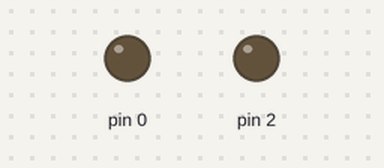
Simulated run of this sketch. Board: Arduino Uno, built with avr-gcc and run on an emulated ATmega328P. On the bench: output pins drawn as LEDs (lit = HIGH).

Above: at 0.05 s.
At 1.32 s:
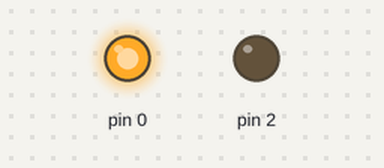
At 2.82 s:
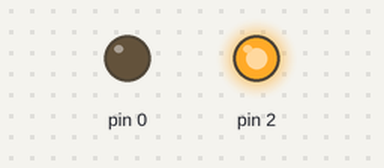
Timing chart, 0 to 3.1 s (numbered marks = the images above):
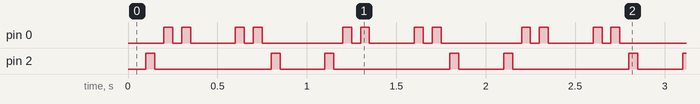

Measured:
- by itself, pin 0: repeats every 1.0 s: LOW 0.05 s, HIGH 0.05 s, LOW 0.25 s, HIGH 0.05 s, LOW 0.05 s, HIGH 0.05 s, LOW 0.45 s, HIGH 0.05 s
- by itself, pin 2: repeats every 1.0 s: LOW 0.65 s, HIGH 0.05 s, LOW 0.25 s, HIGH 0.05 s

The sketch:

knight_rider.ino
```cpp
//Initialize pins Array
int pins[] ={9,10,11,12,13};

void setup() {
    //Set all pins to OUTPUT
    for (int i=9;i<14;i++) {
    pinMode(pins[i], OUTPUT);
    }
 }

void loop() {
  // loop to run led's assending
  for (int i=9;i<=13;i++) {
   digitalWrite(pins[i], HIGH);
   delay(50);
   digitalWrite(pins[i], LOW);
   delay(50);
  }
  // loop to run led's dessending
for (int i=13;i>=9;i--) {
   digitalWrite(pins[i], HIGH);
   delay(50);
   digitalWrite(pins[i], LOW);
   delay(50);
  }

}
```
